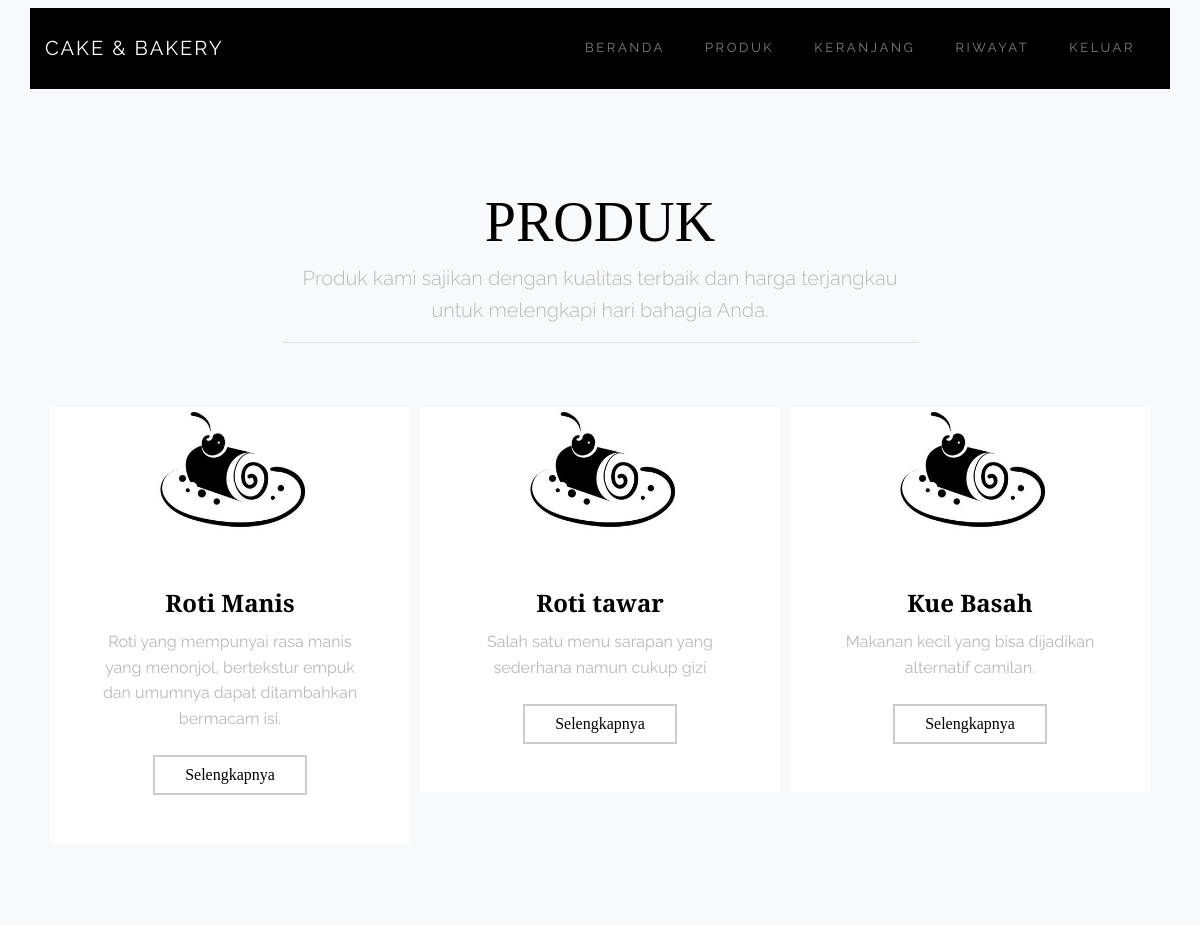
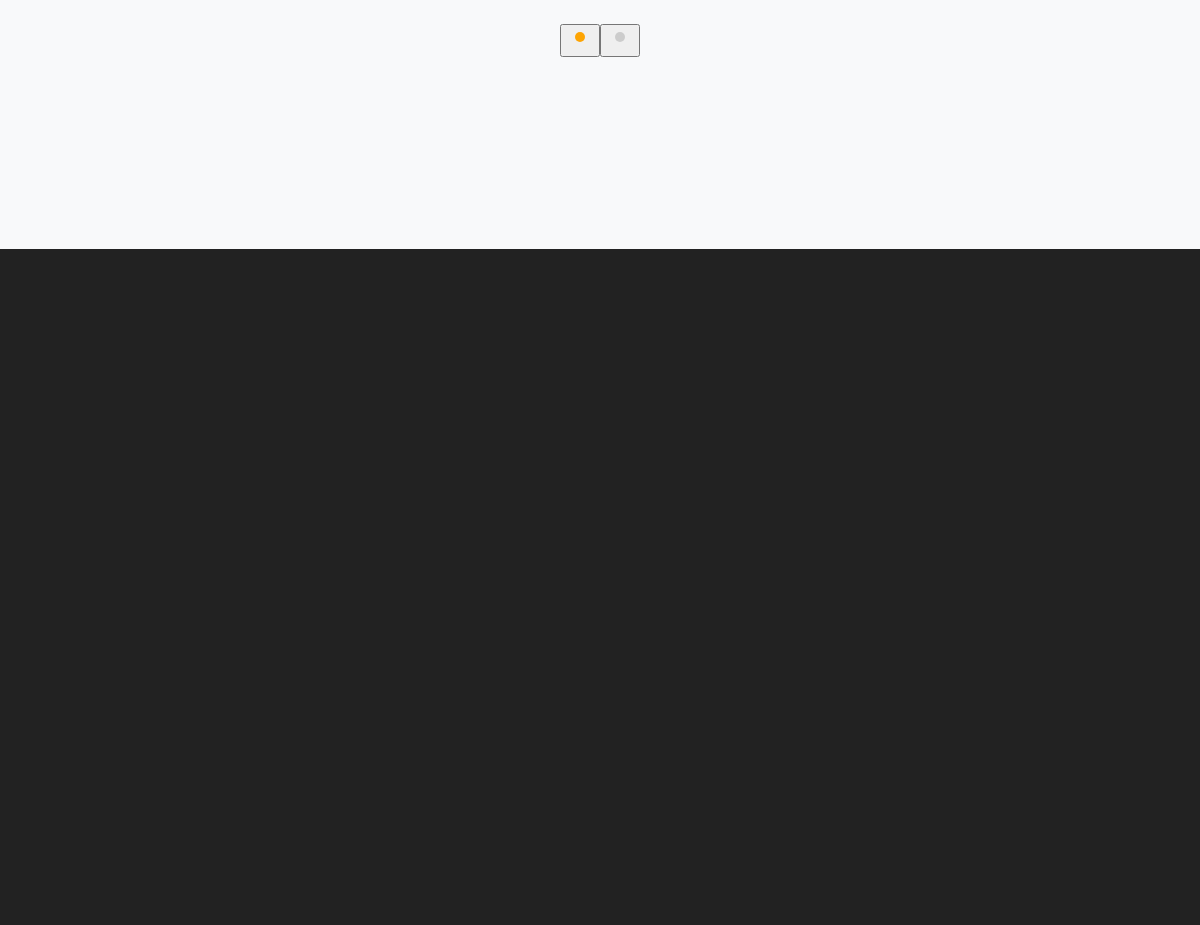
The app's page /index.php/produk with its own data (2 pictures, top to bottom).
### tables this page shows
CREATE TABLE `kategori` (
  `id_kategori` int(11) NOT NULL,
  `nama_kategori` text NOT NULL,
  `gambar` blob NOT NULL,
  `deskripsi` varchar(300) NOT NULL
);

### application/controllers/Produk.php (called while the page is built, shortened)
<?php
class Produk extends CI_Controller{
public $model = NULL;
	public function __construct(){
		$this->load->model('m_produk');
		$this->model = $this->m_produk;
		$this->load->library('session');
	}
	public function index(){
		$data = array( 'data' => $this->model->get_data());
		$this->load->view('element/header');
		$this->load->view('v_produk', $data);
		$this->load->view('element/footer');
	}
}
?>

### index.php (called while the page is built, shortened)
<?php
require_once BASEPATH.'core/CodeIgniter.php';

### application/models/m_produk.php (called while the page is built, shortened)
<?php
class m_produk extends CI_Model {
  function get_data(){
    $query = $this->db->query("SELECT * FROM kategori ");
    return $query->result();
  }
}
?>

### application/views/v_produk.php (the view)
     <section class="site-section bg-light" id="section-offer">
      <div class="container">
        <div class="row">
          <div class="col-md-12 text-center mb-5 site-animate">
            <h2 class="display-4">PRODUK</h2>
            <div class="row justify-content-center">
              <div class="col-md-7">
                <p class="lead">Produk kami sajikan dengan kualitas terbaik dan harga terjangkau untuk melengkapi hari bahagia Anda.</p><hr>
              </div>
            </div>
          </div>
          <div class="col-md-12">
            <div class="owl-carousel site-owl">
            <?php foreach ($data as $data) { ?>
             <div class="item">
                <div class="media d-block mb-4 text-center site-media site-animate border-0">
                 <center><img src="assets/images/1.png" style="width: 150px;"></center>
                  <div class="media-body p-md-5 p-4">
                    <h5 class="mt-0 h4"><?php echo $data->nama_kategori; ?></h5>
                     <p class="mb-4"><?php echo $data->deskripsi; ?></p>
                     <a href="<?php echo base_url(); ?>Produk/subkategori/<?php echo $data->id_kategori;?>" class="btn btn-secondary" style="color: black">Selengkapnya</a>
                  </div>
                </div>
              </div>
<?php } ?>
            </div>
          </div>
        </div>
      </div>
    </section>

### application/views/element/header.php (shortened to what this page needs)
<!DOCTYPE html>
<html lang="en">
  <head>
    <link rel="stylesheet" href="<?php echo base_url ();?>assets/pelanggan/css/bootstrap.min.css">
    <link rel="stylesheet" href="<?php echo base_url ();?>assets/pelanggan/css/open-iconic-bootstrap.min.css">
    <link rel="stylesheet" href="<?php echo base_url ();?>assets/pelanggan/css/animate.css">
    <link rel="stylesheet" href="<?php echo base_url ();?>assets/pelanggan/css/owl.carousel.min.css">
    <link rel="stylesheet" href="<?php echo base_url ();?>assets/pelanggan/css/owl.theme.default.min.css">
    <link rel="stylesheet" href="<?php echo base_url ();?>assets/pelanggan/css/magnific-popup.css">
    <link rel="stylesheet" href="<?php echo base_url ();?>assets/pelanggan/css/bootstrap-datepicker.css">
    <link rel="stylesheet" href="<?php echo base_url ();?>assets/pelanggan/css/jquery.timepicker.css">
    <link rel="stylesheet" href="<?php echo base_url ();?>assets/pelanggan/css/icomoon.css">
    <link rel="stylesheet" href="<?php echo base_url ();?>assets/pelanggan/css/style.css">
  </head>
  <body data-spy="scroll" data-target="#site-navbar" data-offset="200">
    <nav class="navbar navbar-expand-lg navbar-dark site_navbar bg-dark site-navbar-light" id="site-navbar">
      <div class="container" style="background: black;">
        <a class="navbar-brand" href="index.php">Cake & Bakery</a><br>
        <div class="collapse navbar-collapse" id="site-nav">
          <ul class="navbar-nav ml-auto" style="background-color: black;">
            <li class="nav-item"><a href="<?php echo base_url ();?>Masuk" class="nav-link">BERANDA</a></li>
            <li class="nav-item"><a href="<?php echo base_url ();?>Produk" class="nav-link">PRODUK</a></li>
            <li class="nav-item"><a href="<?php echo base_url ();?>Keranjang" class="nav-link">KERANJANG</a></li>
            <li class="nav-item"><a href="<?php echo base_url ();?>Riwayat" class="nav-link">RIWAYAT</a></li>
            <li class="nav-item"><a href="<?php echo base_url ();?>Login" class="nav-link">KELUAR</a></li>
          </ul>
        </div>
      </div>
    </nav>

### application/views/element/footer.php (shortened to what this page needs)
 <footer class="site-footer site-bg-dark site-section">
      <div class="container">
        <div class="row mb-5">
          <div class="col-md-12">
            <div class="row">
              <div class="col-md-1"></div>
            </div>
          </div>
        </div>
      </div>
    </footer>
  </body>
</html>

### assets/pelanggan/css/style.css (style rules this page uses)
html { overflow-x: hidden; }
body { font-family: "Raleway", sans-serif; background: #fff; font-size: 16px; line-height: 1.6; color: #b8b8b8; }
a { -webkit-transition: .3s all ease; -o-transition: .3s all ease; transition: .3s all ease; color: #FDA403; }
h1, h2, h3, h4, h5, .h1, .h2, .h3, .h4, .h5 { line-height: 1.45; color: #000; font-family: "Playfair Display", serif; font-weight: bold; }
.site-navbar-light { background: transparent !important; position: absolute; left: 0; right: 0; z-index: 3; }
.site-navbar-light .navbar-nav > .nav-item > .nav-link { font-size: 13px; text-transform: uppercase; letter-spacing: .2em; padding-top: 30px; padding-bottom: 30px; padding-left: 20px; padding-right: 20px; }
.navbar-brand { text-transform: uppercase; letter-spacing: .1em; }
.bg-light { background: #darken fafafa, 4% !important; }
.btn { border-radius: 4px; cursor: pointer; padding-left: 30px; padding-right: 30px; font-size: 16px; font-family: "Playfair Display", serif; }
.btn.btn-secondary { border: 2px solid #ccc; background: none; border-radius: 0px; color: #999999; }
.btn:before { display: none; }
.site-animate { opacity: 0; visibility: hidden; }
#section-offer { padding: 12em 0; }
.site-section { padding: 7em 0; }
.site-bg-dark { background: #222; }
.site-footer { font-size: 16px; }
.site-media { background: #fff; border-radius: 0px; }
.site-owl { position: relative; z-index: 1; }

### records on screen
kategori: nama_kategori "Roti Manis", deskripsi "Roti yang mempunyai rasa manis yang menonjol, bertekstur empuk dan umumnya dapat ditambahkan bermacam isi."
kategori: nama_kategori "Roti tawar", deskripsi "Salah satu menu sarapan yang sederhana namun cukup gizi"
kategori: nama_kategori "Kue Basah", deskripsi "Makanan kecil yang bisa dijadikan alternatif camilan."
